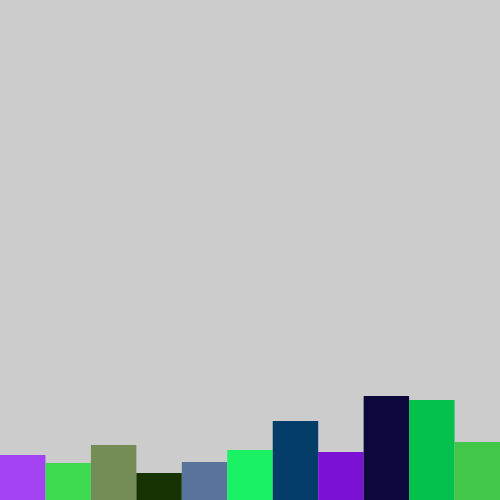
Frame 1 (no input)
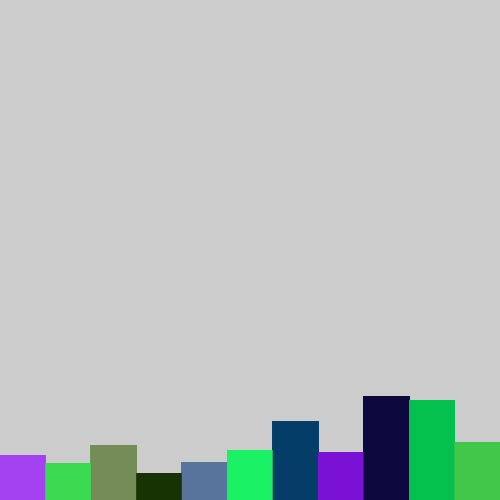
Frame 60 (the mouse pressed at the canvas centre just before this capture)
Frame 120 (the mouse held since frame 60 and released just before this capture): identical to frame 60, image omitted

The Processing sketch that drew these frames (run headless with seeded random() and noise(); from frame 60 on, the mouse is pressed at the canvas centre):

// Processing sketch: arrays
// ── arrays.pde
void setup()
{
  size(500, 500);
  for (int i = 0 ; i < colors.length ; i ++)
  {
    colors[i] = color(random(0, 255), random(0, 255), random(0, 255));
  }
}

float[] rainFall = {45, 37, 55, 27, 38, 50, 79, 48, 104, 100, 58};
color[] colors = new color[rainFall.length];

void draw()
{
  float barWidth = width / (float) rainFall.length;
  noStroke();
  for (int i = 0 ; i < rainFall.length ; i ++)
  {
    float x = i * barWidth;
    fill(colors[i]);
    rect(x, height, barWidth, - rainFall[i]);
  }  
}
